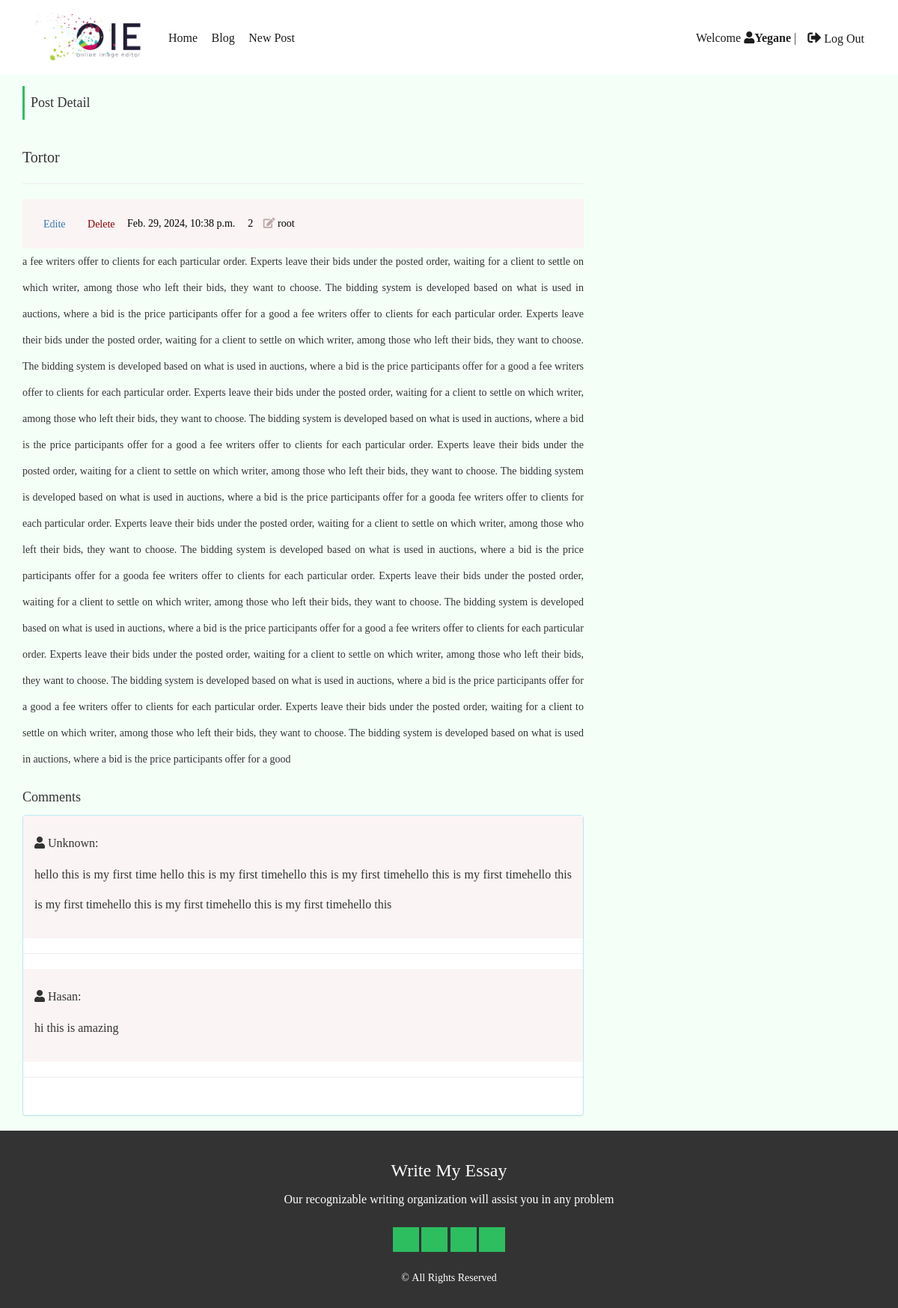
The app's page /blog/1/ (signed in) with its own data.
### blog/models.py (models this page shows, shortened)
class BaseModel(models.Model):
    created_at = models.DateTimeField(auto_now_add=True)
    updated_at = models.DateTimeField(auto_now=True)
    class Meta:
        abstract = True

class Post(BaseModel):
    class Meta:
        verbose_name_plural = 'Posts'
    STATUS_CHOICES = (
        ('pub', 'Published'),
        ('drf', 'Draft')
    )
    title = models.CharField(max_length=100)
    text = models.TextField()
    author = models.ForeignKey(User, on_delete=models.CASCADE, )
    status = models.CharField(choices=STATUS_CHOICES, max_length=3, default='pub')

class Comment(BaseModel):
    class Meta:
        verbose_name_plural = 'Comments'
    name = models.CharField(max_length=30 , default='Unknown')
    email = models.EmailField()
    content = models.TextField(max_length=200)
    post = models.ForeignKey(Post,on_delete=models.CASCADE,related_name='comments')

### blog/views.py (the view)
# urls.py: path('<int:pk>/', views.post_detail, name='post_detail'),
def post_detail(request, pk):
    post = get_object_or_404(Post, pk=pk)
    comments = Comment.objects.filter(post=pk).count()
    context = {
        'post': post,
        'cm': comments,
    }
    return render(request, 'blog/post_detail.html', context)

### blog/templates/blog/post_detail.html (shortened to what this page needs)
{% extends '_base.html' %}
{% load static %}
{% block content %}
    <div class="single-body">
        <div class="container">
            <div class="title"><span>Post Detail</span></div>
            <div class="row">
                <div class="col-md-8">
                    <h2>{{ post.title }}</h2>
                    <hr>
                    <div class="blog-box" style="padding:0;">
                        <div class="article-box">
                            <div class="a-meta">
                                <a href="{% url 'post_update' post.id %}" class="btn">Edite</a>
                                <a href="{% url 'post_delete' post.id %}" class="btn" style="color:darkred">Delete</a>
                                <span>{{ post.updated_at }}</span>
                                <span>&nbsp;{{ cm }}</span>
                                <span><i class="fa fa-edit"></i>&nbsp;{{ post.author }}</span>
                            </div>
                        </div>
                    </div>
                    <p>{{ post.text }}</p>
                    <h3>Comments</h3>
                    <div class="pb-cmnt-container">
                        <div class="panel panel-info">
                            {% for c in post.comments.all %}
                                <div class="blog-box" style="padding:0;">
                                    <div class="article-box">
                                        <div class="a-meta">
                                            <h4><i class="fa fa-user"></i>&nbsp;{{ c.name }}:</h4>
                                            <p style="font-size:16px">{{ c.content }}</p>
                                        </div>
                                    </div>
                                </div>
                                <hr>
                            {% endfor %}
                            <div class="panel-body">
                            </div>
                        </div>
                    </div>
                </div>
                <div class="col-md-4">
                </div>
            </div>
        </div>
    </div>
{% endblock content %}

### templates/_base.html (shortened to what this page needs)
{% load static %}
<!doctype html>
<html>
<head>
    <link rel="stylesheet" href="{% static 'css/blog/bootstrap.css' %}">
 <link rel="stylesheet" href="https://cdnjs.cloudflare.com/ajax/libs/font-awesome/5.15.4/css/all.min.css">
    <link rel="stylesheet" href="{% static 'css/blog/style.css' %}">
</head>
<body>
<header>
    <div class="top-menu">
        <div class="container">
            <div class="row">
                <div class="col-md-2 text-left">
                    <div class="logo">
                        <img src="{% static 'img/blog/logo.png' %}" alt="">
                    </div>
                </div>
                <div class="col-md-10">
                    <div class="main-menu">
                        <ul>
                            <li><a href="{% url 'home' %}">Home</a></li>
                            <li><a href="{% url 'posts_list' %}">Blog</a></li>
                            <li><a href="{% url 'post_create' %}">New Post</a></li>
                            {% if user.is_authenticated %}
                                <li class="my_li"><a>
                                <form action="{% url 'logout' %}" method="post" >
                                    <button class='btn_sub' type="submit"  ><i class="fa fa-sign-out-alt" style="font-size:18px;margin-top:1px; "></i> Log Out</button>
                                </form></a>    </li>
                                <li class="my_li"><a> Welcome <i class="fa fa-user" >{{ user.username }}</i></a>  |</li>
                             {% else %}
                                <li  class="fa fa-sign-in-alt my_li"><a href="{% url 'login' %}" >login</a></li>
                                <li  class="fa fa-sign-in-alt my_li"><a href="{% url 'signup' %}" >Sign UP</a>  |</li>
                            {% endif %}
                        </ul>
                    </div>
                </div>
            </div>
        </div>
    </div>
</header>
{% block content %}
{% endblock %}
<footer>
    <div class="footer text-center">
        <div class="container">
            <div class="row">
                <div class="col-md-12">
                    <div class="footer-desc">
                        <h3>Write My Essay</h3>
                        <p>Our recognizable writing organization will assist you in any problem</p>
                    </div>
                    <div class="footer-social">
                        <ul>
                            <li><a href="#"><i class="fa fa-facebook"></i></a></li>
                            <li><a href="#"><i class="fa fa-twitter"></i></a></li>
                            <li><a href="#"><i class="fa fa-instagram"></i></a></li>
                            <li><a href="#"><i class="fa fa-linkedin"></i></a></li>
                        </ul>
                    </div>
                    <div class="footer-copy-r">
                        <p>&copy;&nbsp;All Rights Reserved</p>
                        <br>
                    </div>
                </div>
            </div>
        </div>
    </div>
</footer>
</body>
</html>

### static/css/blog/style.css (style rules this page uses)
* { font-family: farabin; font-weight: 300; box-sizing: border-box; padding: 0; margin: 0; }
html { overflow-x: hidden !important; }
body { font-family:farabin; direction: ltr; overflow-x: hidden !important; margin: 0; padding: 0; background-color: rgb(244, 255, 248); }
ol,ul { margin: 0; padding: 0; }
li { list-style: none; }
a,a:hover,a:focus { text-decoration: none; }
a,a:hover,a:focus,figure,figure:hover,figcaption,i,i:hover,img,i { text-decoration: none; transition: all 0.3s; -webkit-transition: all 0.3s; -moz-transition: all 0.3s; -o-transition: all 0.3s; }
img { max-width: 100%; margin: 0 auto; }
h2, .h2 { font-size: 20px !important; line-height: 1.5; font-family:'farabin',tahoma; }
h3, .h3 { font-size: 18px !important; line-height: 1.5; font-family:'farabin',tahoma; }
h4, .h4 { font-size: 16px !important; line-height: 1.5; font-family:'farabin',tahoma; }
button,a,i,li:focus { outline: 0; }
.title { text-align: left; padding: 15px 0; }
.title span { display: inline-block; font-size: 18px; border-left: 3px solid #2dbe60; padding-left: 8px; }
.top-menu { width: 100%; background-color: #fff; height: 100px; }
.top-menu .main-menu ul li { display: inline-block; margin-right: 15px; }
.top-menu .main-menu ul li a { padding: 40px 0; display: inline-block; color: #1d1d1d; font-size: 16px; }
.top-menu .logo { text-align:center; margin-top: 18px; }
.top-menu .logo img { display: table; margin: 0 auto; }
.blog-box { padding: 50px 0; background-color: #faf4f4; }
.blog-box .article-box { width: 100%; }
.blog-box .article-box .a-meta { padding: 15px; }
.blog-box .article-box .a-meta span { display: inline-block; margin-right: 10px; color: #000; }
.blog-box .article-box .a-meta span i { color: #bba7a7; }
.footer { color: #fff; background: #333; padding-top: 15px; }
.footer .footer-desc h3 { font-size: 24px !important; }
.footer .footer-desc p { font-size: 16px; }
.footer .footer-social { margin: 25px 0; }
.footer .footer-social ul li { display: inline-block; }
.footer .footer-social ul li a { display: inline-block; width: 35px; height: 33px; line-height: 33px; font-size: 25px; background-color: #2dbe60; color: #fff; transition: none; }
.single-body { line-height: 2.5; text-align: justify; }
.my_li { font-size: 16px; float: right; }
.btn_sub { background: none; color: inherit; border: none; padding: 0; font: inherit; cursor: pointer; outline: inherit; }

### records on screen
Post: title "Tortor", updated_at "Feb. 29, 2024, 10:38 p.m.", author "root", text "a fee writers offer to clients for each particular order. Experts leave their bids under the posted order, waiting for a client to settle on which writer, among those who left their bids, they want to choose. The bidding system is developed based on what is used in auctions, where a bid is the price participants offer for a good a fee writers offer to clients for each particular order. Experts leave their bids under the posted order, waiting for a client to settle on which writer, among those who left their bids, they want to choose. The bidding system is developed based on what is used in auctions, where a bid is the price participants offer for a good a fee writers offer to clients for…"
Comment: name "Unknown", content "hello this is my first time hello this is my first timehello this is my first timehello this is my first timehello this is my first timehello this is my first timehello this is my first timehello this"
Comment: name "Hasan", content "hi this is amazing"

### other values on screen
{{ user.username }} "Yegane"
{{ cm }} "2"
